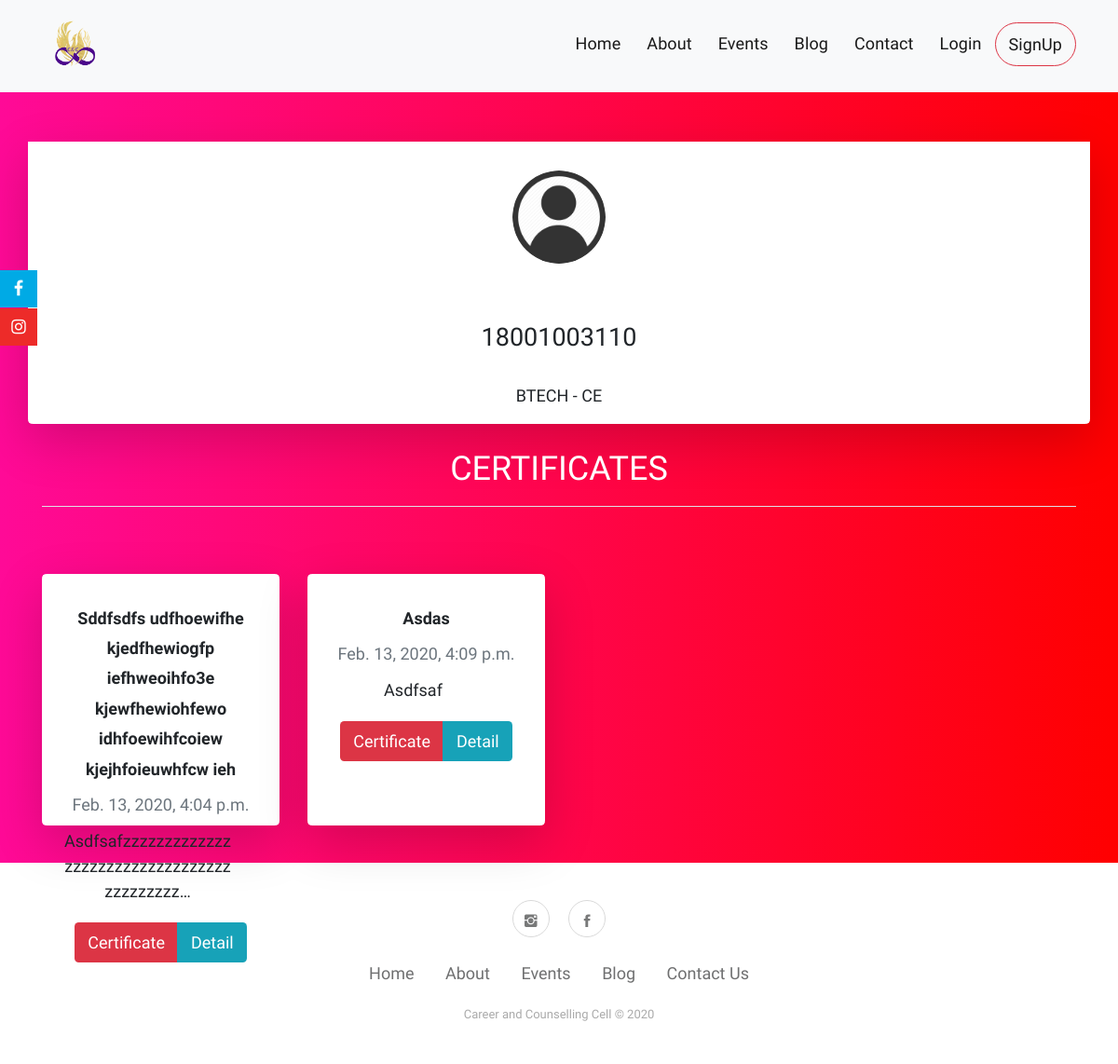
Before: /accounts/sanyam/ with the older database file.
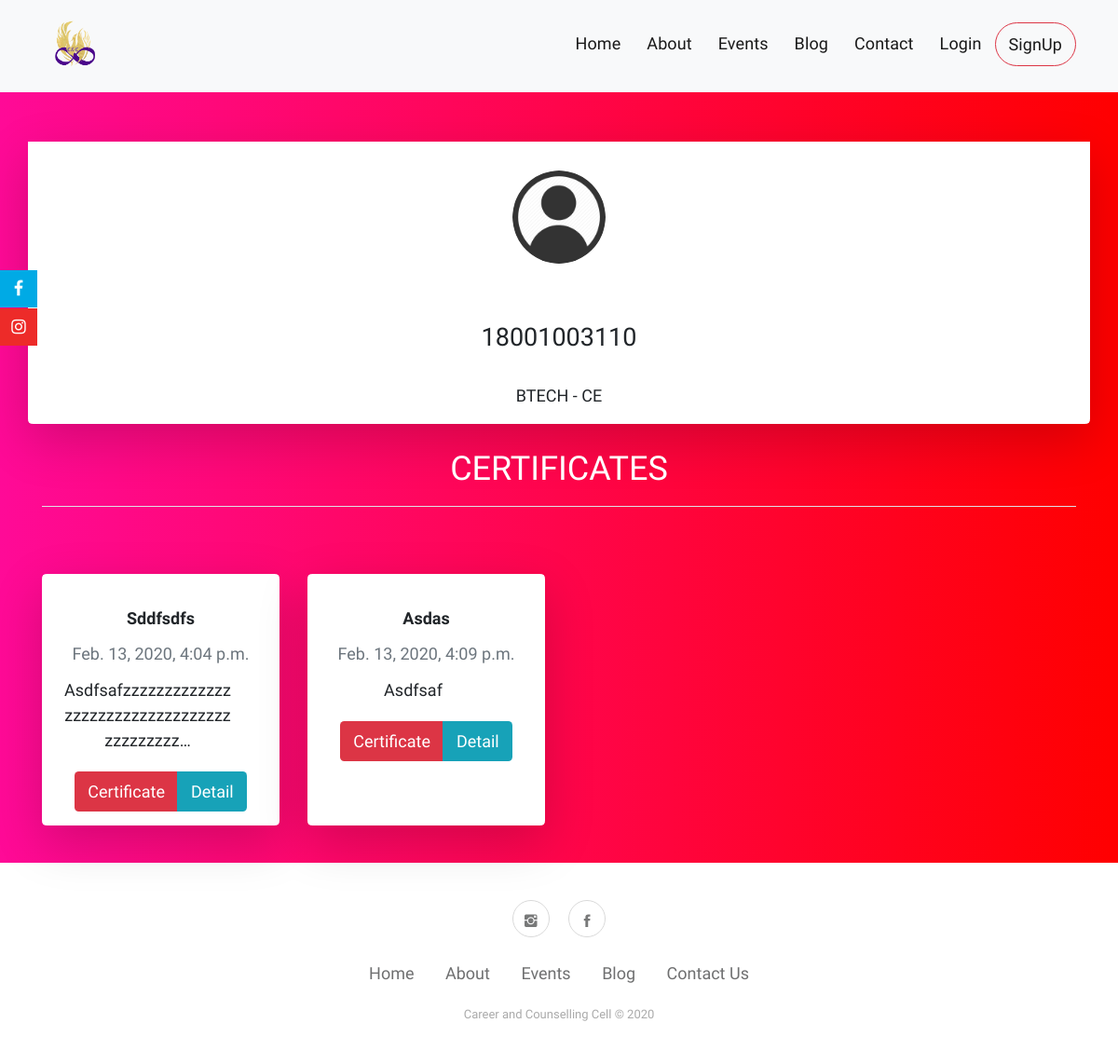
After: the same page with the newer database file.
### events/models.py (models this page shows, shortened)
class Registration(models.Model):
    user = models.ForeignKey(User, on_delete=models.CASCADE, verbose_name='registrations')
    event = models.ForeignKey(Event, on_delete=models.CASCADE)
    date = models.DateTimeField(auto_now_add=True)
    attended = models.CharField(choices=(('A', 'Attended'), ('NA', 'Not Attended')), max_length=10, default='NA')
    class Meta:
        ordering = ['-date']

class Event(models.Model):
    event_name = models.CharField(max_length=100)
    description = models.CharField(max_length=1000)
    certi_description = models.CharField(max_length=1000, null=True, blank=True, default='')
    content = models.TextField(max_length=5000, blank=True, null=True)
    date = models.DateTimeField(blank=True, null=True)
    venue = models.CharField(max_length=100, default=None, blank=True, null=True)
    pic1 = models.ImageField(default=None, upload_to='event pics', blank=True, null=True)
    pic2 = models.ImageField(default=None, upload_to='event pics', blank=True, null=True)
    pic3 = models.ImageField(default=None, upload_to='event pics', blank=True, null=True)
    pic4 = models.ImageField(default=None, upload_to='event pics', blank=True, null=True)
    pic5 = models.ImageField(default=None, upload_to='event pics', blank=True, null=True)
    pic6 = models.ImageField(default=None, upload_to='event pics', blank=True, null=True)
    pic7 = models.ImageField(default=None, upload_to='event pics', blank=True, null=True)
    pic8 = models.ImageField(default=None, upload_to='event pics', blank=True, null=True)
    pic9 = models.ImageField(default=None, upload_to='event pics', blank=True, null=True)
    pic10 = models.ImageField(default=None, upload_to='event pics', blank=True, null=True)
    pic11 = models.ImageField(default=None, upload_to='event pics', blank=True, null=True) ##for home only
    status = models.CharField(default=True, choices=(('True', 'Upcoming'), ('False', 'Happened')), max_length=10)
    class Meta:
        ordering = ['-date']

### accounts/views.py (the view)
# urls.py: path('<username>/', views.ProfileDashboard, name='dashboard'),
def ProfileDashboard(request, username):
    user = request.user
    user_instance = get_object_or_404(User, username=username)
    user_instance_profile = get_object_or_404(UserProfile, user=user_instance)
    registration = Registration.objects.filter(user=user_instance)
    context = {
        'user': user,
        'user_instance': user_instance,
        'certificates': registration,
        'profile': user_instance_profile,
    }
    return render(request, 'accounts/profile1.html', context)

### accounts/templates/accounts/profile1.html (shortened to what this page needs)
{% extends 'base.html' %}
{% load static %}
{% block content %}
<div style="background: rgb(2,0,36);
background: linear-gradient(90deg, rgba(2,0,36,1) 0%, rgba(255,10,151,1) 0%, rgba(255,0,0,1) 100%); padding: 20px; padding-top: 50px">
<br>
<br>
<br>
                {% include 'accounts/profile card.html' %}
{% endblock %}

### accounts/templates/accounts/profile card.html (shortened to what this page needs)
    <center>
    <div class="card container profilebody border-white border rounded shadow-lg img-fluid" style="height: auto; margin-top: -150px;">
            <div class="wow slideInUp profile">
                <div class="profilephoto" style="margin-top: 30px;">
                    {% if user_instance.userprofile.pic %}
                    <a href="#">
                        <img src="{{user_instance.userprofile.pic.url}}" height="100" width="100" class="rounded-circle">
                    </a>
                    {% endif %}
                </div>
                <div class="profiledetails">
                    <br>
                    <br>
                    <h4>{{profile.roll_no}}</h4><br>
                    <h5><p>{{profile.course}} - {{ profile.branch }}</p></h5>
                </div>
            </div>
    </div>
    </center>
    <br>
{% if user_instance.registration_set.exists %}
    <div class="wow slideInUp container certibody">
        <div style="text-align: center">
            <h2 class="text-white img-fluid">
                CERTIFICATES
            </h2>
            <hr style="background-color: ghostwhite">
            <br><br>
            <div class="row user-list">
                {% for registration in certificates %}
                {% if registration.attended == 'A'%}
                    <div class="col-md-3 col-sm-6 item">
                        <div class="card border-white border rounded shadow-lg" data-bs-hover-animate="pulse" style="width: auto; height: 15rem;">
                            <div class="card-body">
                                <h4 class="card-title" style="margin-top: 5px;"><strong>{{ registration.event.event_name|capfirst }}</strong></h4>
                                <h6 class="text-muted card-subtitle mb-2" style="margin-top: 0px;">{{ registration.event.date }}</h6>
                                <div style=>
                                <p class="card-text" style="width: 180px;margin-top: 15px;margin-bottom: 20px;">{{ registration.event.description|capfirst|truncatechars:50 }}</p>
                                </div>
                                <div class="btn-group" role="group">
                                    <button class="btn bg-danger" type="button" ><a href="{% url 'events:certificate' user_instance.username registration.event.id %}">Certificate</a></button>
                                    <br>
                                    <button class="btn bg-info" type="button"><a href="{% url 'events:events_detail' registration.event.id %}">Detail</a></button>
                                </div>
                            </div>
                        </div>
                    </div>
                {% endif %}
                {% endfor %}
            </div>
                </div>
        {% endif %}
        </div>
    </div>

Changed rows visible on the page:
changed through a linked row, Registration "Asdfsafzzzzzzzzzzzzzzzzzzzzzzzzzzzzzzzzzzzzzzzzzz…": event.event_name "Sddfsdfs udfhoewifhe kjedfhewiogfp iefhweoihfo3e kjewfhewiohfewo idhfoewihfcoiew kjejhfoieuwhfcw ieh" → "Sddfsdfs"
